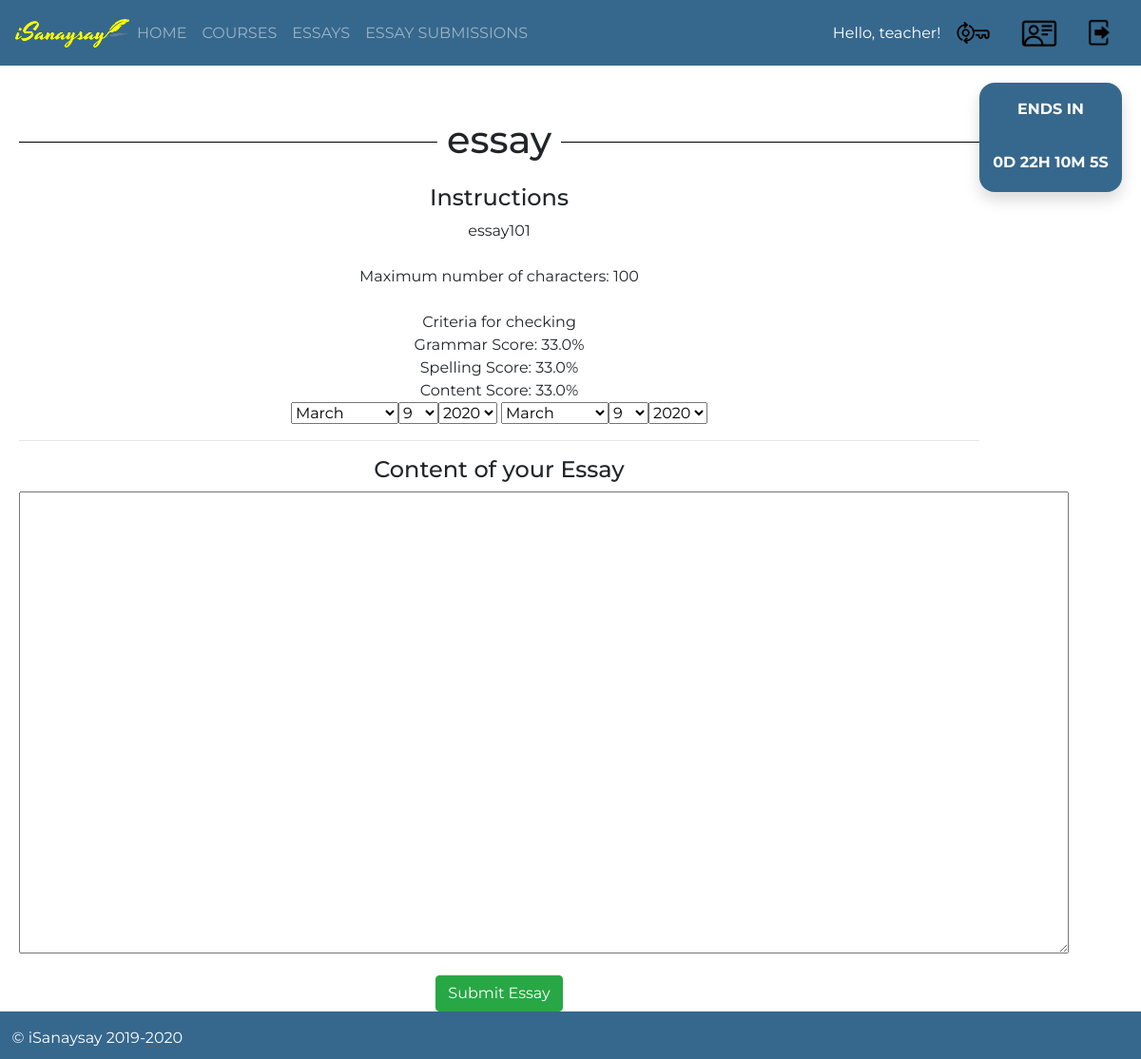
/isanaysay/add_essay_submission/6 (signed in), run on the app's committed database.
### users/models.py (models this page shows, shortened)
class CustomUser(AbstractUser):
    pass
    isStudent_Choices = (
        ('S', 'Student'),
        ('T', 'Teacher'),
    )
    first_name = models.CharField(verbose_name="First Name", max_length=100, default="")
    middle_name = models.CharField(verbose_name="Middle Name", max_length=100, default="")
    last_name = models.CharField(verbose_name="Last Name", max_length=100, default="")
    email_address = models.CharField(verbose_name="Email Address", max_length=100, default="some@email.com")
    id_number = models.CharField(verbose_name="ID Number", max_length=50, default="")
    isStudent = models.CharField(max_length=1,choices=isStudent_Choices, default='S', verbose_name="Student or Teacher")

class Essay(models.Model):
    course = models.ForeignKey(Course, verbose_name="Course", on_delete = models.CASCADE)
    name = models.CharField(verbose_name="Essay Name", max_length=300)
    essay_description = models.CharField(verbose_name="Essay Description", max_length=1500)
    essay_code = models.CharField(verbose_name="Essay Code", max_length=100)
    maximum_length = models.IntegerField(verbose_name="Maximum Length")
    start_date_time = models.DateTimeField(verbose_name="Essay Start Date and Time")
    end_date_time = models.DateTimeField(verbose_name="Essay End Date and Time")
    criteria_no_1 = models.FloatField(verbose_name="Grammar",default=0)
    criteria_no_2 = models.FloatField(verbose_name="Spelling",default=0)
    criteria_no_3 = models.FloatField(verbose_name="Content",default=0)
    words = models.CharField(verbose_name="Words",max_length=10000,default="")
    def __str__(self):
        return "%s" % self.name

### users/views.py (the view)
# urls.py: url(r'^add_essay_submission/(?P<essay_id>\d+)$', add_essay_submission, name='add-essay-submission'),
def add_essay_submission(request,essay_id):
    if request.user.is_authenticated:
        template = "add_essay_submission.html"
        user_id = request.user.id
        essay = Essay.objects.get(id=essay_id)
        date_today = datetime.datetime.now().replace(tzinfo=utc)
        if request.method == "POST":
            form = EssaySubmissionForm(request.POST)
            if form.is_valid():
                print("This is the content score: " + str(form.cleaned_data['content_score']))
                instance = form.save(commit=False)
                instance.content_score = grade_for_essay_content(essay.words,form['content'].value())['counter']
                instance.spelling_score = grade_for_spelling(form['content'].value())['score']
                instance.grammar_score = grade_for_grammar(form['content'].value())["score"]
                print("This is the content score 2: " + str(instance.content_score))
                instance.save()
                messages.success(request, 'The essay has been submitted successfully!')
                return HttpResponseRedirect(reverse_lazy('view-essay-submissions'))
        else:
            context = {
                'essay_submission_form': EssaySubmissionForm(initial={'essay':essay.id,'student': user_id,'isChecked':'N','grammar_score':0,'spelling_score':0,'submitted_date':date_today,'checked_date':date_today}),
                'essay': essay,
            }
        return render(request, template, context)
    else:
        return HttpResponseRedirect(reverse_lazy('index'))

### users/forms.py
class EssaySubmissionForm(forms.ModelForm):
	content = forms.CharField(widget=forms.Textarea(attrs={"rows":20, "cols":120}))
	submitted_date = forms.DateTimeField(label='What is the essay submission date?', widget=forms.SelectDateWidget)
	checked_date = forms.DateTimeField(label='What is the essay check date?', widget=forms.SelectDateWidget)
	class Meta:
		model = EssaySubmission
		fields = '__all__'
	def __init__(self, *args, **kwargs):
		super(EssaySubmissionForm, self).__init__(*args, **kwargs)
		self.fields['student'].queryset = CustomUser.objects.filter(isStudent='S')
		self.fields['student'].widget = forms.HiddenInput()
		self.fields['essay'].widget = forms.HiddenInput()
		self.fields['isChecked'].widget = forms.HiddenInput()
		self.fields['grammar_score'].widget = forms.HiddenInput()
		self.fields['spelling_score'].widget = forms.HiddenInput()
		self.fields['content_score'].widget = forms.HiddenInput()

### templates/add_essay_submission.html (shortened to what this page needs)
{% extends 'base.html' %}
{% block content %}
	<div id="parent"><div id="child"><br/><br/>
		<div class="rounded bg-gradient-1 text-white shadow pt-3 text-center " style="
    width: 150px;
    height: 115px;
    float: right;
">
                    <p class="font-weight-bold text-uppercase">ends in</p>
                    <div id="demo" class="countdown-circles d-flex flex-wrap justify-content-center pt-3"></div>
                </div>
                <div id="child_content" style="display:flow-root;"><br/><br/>
		<h1><span>{{ essay }}</span></h1><br/>
		<h4>Instructions</h4>
		{{ essay.essay_description }}<br/><br/>
		Maximum number of characters: {{ essay.maximum_length }}<br/><br/>
		Criteria for checking<br/>
		Grammar Score: {{ essay.criteria_no_1 }}%<br/>
		Spelling Score: {{ essay.criteria_no_2 }}%<br/>
		Content Score: {{ essay.criteria_no_3 }}%<br/>
		<form role="form" action="" method="POST">
					{{ essay_submission_form.submitted_date }}
					{{ essay_submission_form.checked_date }}
					<hr /><h4>Content of your Essay</h4>
					{{ essay_submission_form.content }}<br/>
			<button id="finish" type="submit" class="btn btn-success">Submit Essay</button>
		</form>
	</div></div>
{% endblock %}

### templates/base.html (shortened to what this page needs)
{% load static %}
<!DOCTYPE html>
<html>
<head>
    <link rel="stylesheet" href="https://stackpath.bootstrapcdn.com/bootstrap/4.3.1/css/bootstrap.min.css">
      {% if user.is_authenticated %}
  <nav class="sticky navbar navbar-expand-lg navbar-light" style="background-color:#36688D;border-color: black;">
  <img style="height:30px;width:120px;margin:auto;" src="{% static 'logo3.png' %}" alt="">
  <div class="collapse navbar-collapse" id="navbarNavDropdown">
    <ul class="navbar-nav">
      <li class="nav-item" id="home">
        <a class="nav-link" href="{% url 'home' %}">HOME</a>
      </li>
	{% if user.isStudent == "T" %}
      <li class="nav-item" id="navt1">
        <a class="nav-link" href="{% url 'view-courses' %}">COURSES</a>
      </li>
      <li class="nav-item" id="navt2">
        <a class="nav-link" href="{% url 'view-essays' %}">ESSAYS</a>
      </li>
      <li class="nav-item" id="navt3">
        <a class="nav-link" href="{% url 'view-essay-submissions-for-teacher' %}">ESSAY SUBMISSIONS</a>
      </li>
      {% endif %}
    </ul>
  </div>
  <span style="color:white;">Hello, {{user.first_name}}!</span>
        <a class="nav-link" href="{% url 'password-change' %}"><img style="height:37px;" src="{% static 'change_password.png' %}" alt="Change Password"></a>
        <a class="nav-link" href="{% url 'update-profile' user.id %}"><img style="height:30px;" src="{% static 'profile.png' %}" alt="Update Profile"></a>
        <a class="nav-link" href="{% url 'logout' %}"><img style="height:30px;" src="{% static 'logout.png' %}" alt="Logout"></a>
</nav>
{% else %}
 <nav class="sticky navbar navbar-expand-lg navbar-light" style="background-color:#36688D;border-color: black;"><img style="height:30px;width:120px;margin:auto;" src="{% static 'logo3.png' %}" alt=""></nav>
      {% endif %}
</head>
<body style="padding-top:39px; padding-bottom:50px;">
  <main >
    {% block content %}
    {% endblock %}
  </main>
</body>
  <footer >
    <div style="
    height: 50px;
    margin-top: 100px;
    padding-top: 16px;
    background-color: #36688D;
    color: white;
    position: fixed;
    right: 0;
    bottom: 0;
    left: 0;
">
  <p style="margin-bottom:0px;">&nbsp;&nbsp;&nbsp;© iSanaysay 2019-2020</p>
    </div>
</footer>
</html>

### templates/base.html (style rules this page uses)
h1 { width: 100%; text-align: center; border-bottom: 1px solid #000; line-height: 0.1em; margin: 10px 0 20px; }
h1 span { background:#fff; padding:0 10px; }
body { font-family: 'Montserrat'; }
.sticky { position: fixed; top: 0; width: 100%; z-index: 300; }
.navbar-light .navbar-nav .nav-link { color: rgba(255,255,255,.5); }
#parent { display: table; width: 100%; }
#child { display: table-cell; text-align: center; vertical-align: middle; padding-left:20px; padding-right:20px; }

### templates/add_essay_submission.html (style rules this page uses)
.countdown-circles { text-transform: uppercase; font-weight: bold; }
body { min-height: 100vh; }
.bg-gradient-1 { background: #36688d; padding-top: 0px; }
.rounded { border-radius: 1rem !important; }

### data on the page
CustomUser: first_name "teacher"
Essay: name "essay", essay_description "essay101", maximum_length "100", criteria_no_1 "33.0", criteria_no_2 "33.0", criteria_no_3 "33.0"
